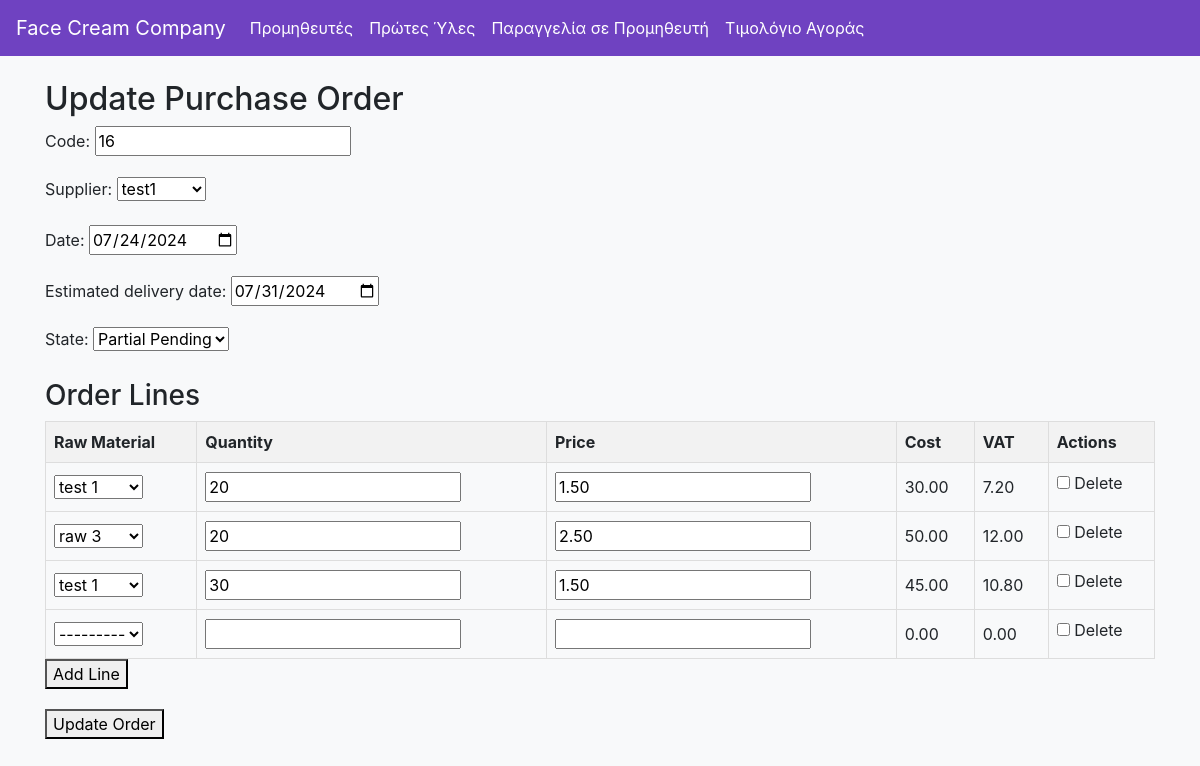
The page /api/purchase-orders/61/update/ on the database as committed earlier.
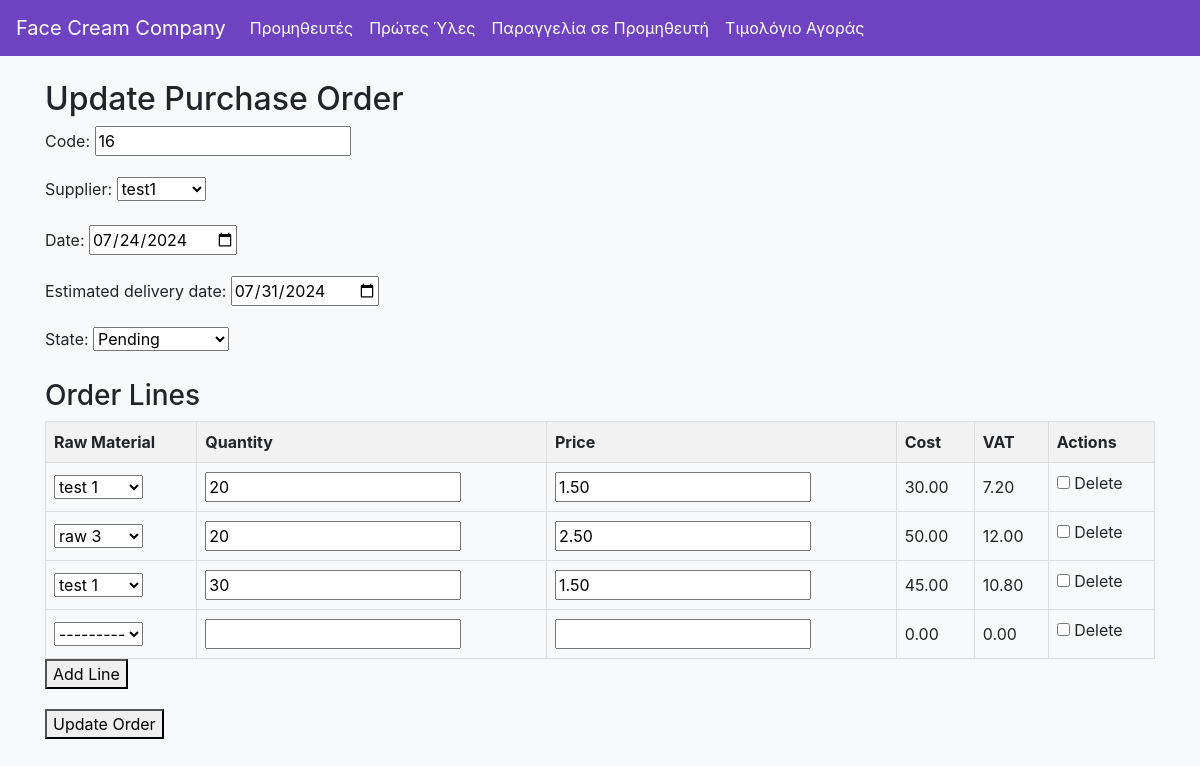
The same page on the database as committed later.
### raw_materials/models.py (models this page shows, shortened)
class PurchaseOrder(models.Model):
    ORDER_STATES = [
        ('pending', 'Pending'),
        ('completed', 'Completed'),
        ('partial_pending', 'Partial Pending'),
    ]
    code = models.CharField(max_length=20, unique=True)
    supplier = models.ForeignKey(Supplier, on_delete=models.CASCADE)
    date = models.DateField()
    estimated_delivery_date = models.DateField()
    state = models.CharField(max_length=20, choices=ORDER_STATES, default='pending')
    """def save(self, *args, **kwargs):
        if self.is_connected_to_order():
            purchase_order = self.purchase_order_code
            purchase_order.status = 'invoiced'
            purchase_order.save()
        super().save(*args, **kwargs)"""
    def save(self, *args, **kwargs):
        super().save(*args, **kwargs)

### raw_materials/views.py (the view, shortened to what this page needs)
# urls.py: path('purchase-orders/<int:pk>/update/', PurchaseOrderUpdateView.as_view(), name='purchaseorder_update'),
class PurchaseOrderUpdateView(UpdateView):
    model = PurchaseOrder
    form_class = PurchaseOrderForm
    template_name = 'raw_materials/purchaseorder_update_form.html'
    def get_context_data(self, **kwargs):
        data = super().get_context_data(**kwargs)
        if self.request.POST:
            data['lines'] = PurchaseOrderLineFormSet(
                self.request.POST,
                instance=self.object,
                form_kwargs={'supplier': self.object.supplier}
            )
        else:
            data['lines'] = PurchaseOrderLineFormSet(
                instance=self.object,
                form_kwargs={'supplier': self.object.supplier}
            )
        return data

### raw_materials/forms.py
class PurchaseOrderForm(forms.ModelForm):
    class Meta:
        model = PurchaseOrder
        fields = ['code', 'supplier', 'date', 'estimated_delivery_date', 'state']
        widgets = {
            'date': DateInput(attrs={'type': 'date'}),
            'estimated_delivery_date': DateInput(attrs={'type': 'date'}),
        }

### raw_materials/models.py (called while the page is built)
    def __str__(self):
        return self.name

    def __str__(self):
        return self.name

    @property
    def cost(self):
        if self.quantity is not None and self.price is not None:
            return self.quantity * self.price
        return None

### raw_materials/templates/raw_materials/purchaseorder_update_form.html (shortened to what this page needs)
{% extends "base.html" %}
{% block content %}
<h2>Update Purchase Order</h2>
<form method="post" id="purchase-order-update-form">
    <div class="form-section">
        {{ form.as_p }}
    </div>
    <div class="form-section">
        <h3>Order Lines</h3>
        <table class="order-lines">
            <thead>
                <tr>
                    <th>Raw Material</th>
                    <th>Quantity</th>
                    <th>Price</th>
                    <th>Cost</th>
                    <th>VAT</th>
                    <th>Actions</th>
                </tr>
            </thead>
            <tbody id="order-lines-body">
              {% for line_form in lines %}
              <tr class="order-line-form">
                  <td>{{ line_form.raw_material }}</td>
                  <td>{{ line_form.quantity }}</td>
                  <td>{{ line_form.price }}</td>
                  <td class="cost">{% if line_form.instance.pk and line_form.instance.cost is not None %}{{ line_form.instance.cost }}{% endif %}</td>
                  <td class="vat">{% if line_form.instance.pk and line_form.instance.vat is not None %}{{ line_form.instance.vat }}{% endif %}</td>
                  <td>
                      {{ line_form.DELETE }}
                      <label for="{{ line_form.DELETE.id_for_label }}">Delete</label>
                  </td>
              </tr>
              {% endfor %}
            </tbody>
        </table>
        <button type="button" id="add-line">Add Line</button>
    </div>
    <button type="submit" id="submit-button">Update Order</button>
</form>
{% endblock %}

Rows that differ between the two databases and show on the page:
changed PurchaseOrder "test1": state "Partial Pending" → "Pending"
